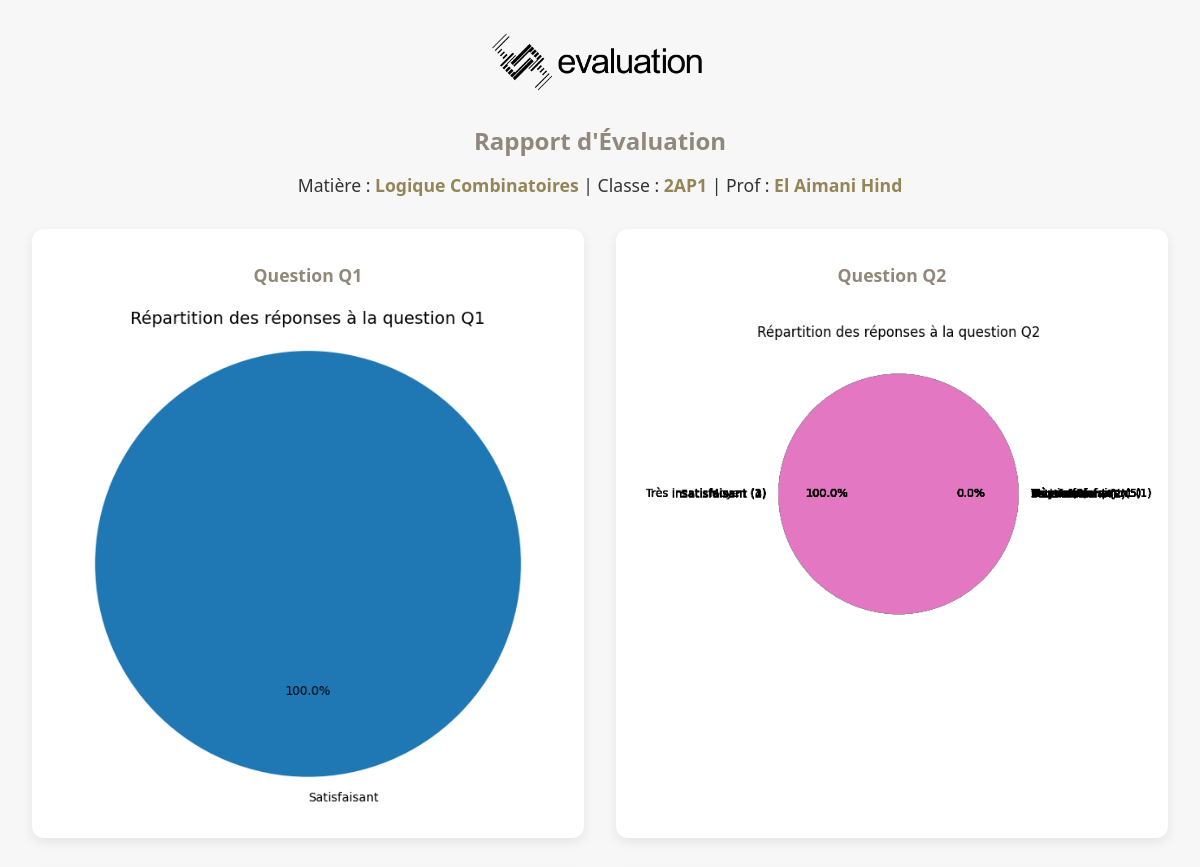
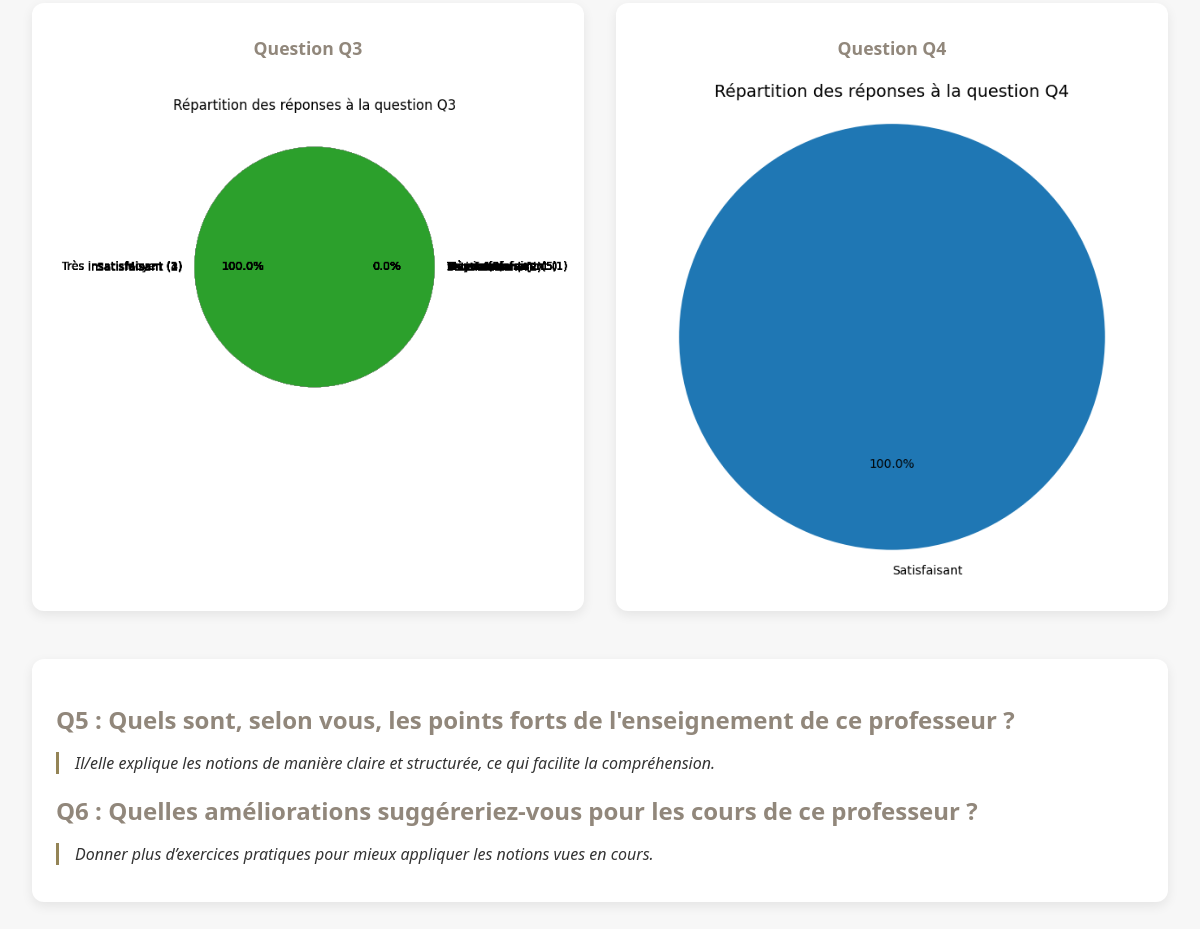
The page /rapport/1/1/3 (signed in) on the database its author committed (2 pictures, top to bottom).
### models/models.py (models this page shows)
class Subjects(db.Model):
    id=db.Column(db.Integer,primary_key=True)
    name=db.Column(db.String(1000))
    profs=db.relationship('Profs',secondary=subject_prof,back_populates='subjects',passive_deletes=True)
    classes=db.relationship('Classes',secondary=subject_classe,back_populates='subjects',passive_deletes=True)
    questionstrack=db.relationship('QuestionsTrack',back_populates='subjects',passive_deletes=True)
    school_id=db.Column(db.Integer,db.ForeignKey('schools.id'))
    schools=db.relationship('Schools',back_populates='subjects',passive_deletes=True)

class Classes(db.Model):
    id=db.Column(db.Integer,primary_key=True)
    name=db.Column(db.String(1000))
    students_nbrs=db.Column(db.Integer)
    school_id=db.Column(db.Integer,db.ForeignKey('schools.id'))
    schools=db.relationship('Schools',back_populates='classes',passive_deletes=True)
    students=db.relationship('Students',back_populates='classes',passive_deletes=True)
    subjects=db.relationship('Subjects',secondary=subject_classe,back_populates='classes',passive_deletes=True)
    eval=db.Column(db.Integer,default=0)
    questionstrack=db.relationship('QuestionsTrack',back_populates='classes',passive_deletes=True)

class Profs(db.Model):
    id=db.Column(db.Integer,primary_key=True)
    fname=db.Column(db.String(200))
    lname=db.Column(db.String(200))
    immatriculation=db.Column(db.Integer,unique=True)
    schools=db.relationship('Schools',secondary=school_prof,back_populates='profs',passive_deletes=True)
    subjects=db.relationship('Subjects',secondary=subject_prof,back_populates='profs',passive_deletes=True)
    questionstrack=db.relationship('QuestionsTrack',back_populates='profs',passive_deletes=True)

class QuestionsTrack(db.Model):
    id=db.Column(db.Integer,primary_key=True)
    student_id=db.Column(db.Integer,db.ForeignKey('students.id',ondelete="CASCADE"))
    students=db.relationship('Students',back_populates='questionstrack',passive_deletes=True)
    classe_id=db.Column(db.Integer,db.ForeignKey('classes.id',ondelete="CASCADE"))
    classes=db.relationship('Classes',back_populates='questionstrack',passive_deletes=True)
    prof_id=db.Column(db.Integer,db.ForeignKey('profs.id',ondelete="CASCADE"))
    profs=db.relationship('Profs',back_populates='questionstrack',passive_deletes=True)
    subject_id=db.Column(db.Integer,db.ForeignKey('subjects.id',ondelete="CASCADE"))
    subjects=db.relationship('Subjects',back_populates='questionstrack',passive_deletes=True)
    q1=db.Column(db.Integer)
    q2=db.Column(db.Integer)
    q3=db.Column(db.Integer)
    q4=db.Column(db.Integer)
    c1=db.Column(db.String(9000))
    c2=db.Column(db.String(9000))

### routes/classes.py (the view)
@classes_bp.route('/rapport/<int:classe_id>/<int:subject_id>/<int:prof_id>')
def rapport_details(classe_id,subject_id,prof_id):
    if 'school_username' and 'school_name' in session:
        prof=Profs.query.get(prof_id)
        classe=Classes.query.get(classe_id)
        subject=Subjects.query.get(subject_id)
        qt=QuestionsTrack.query.filter((QuestionsTrack.classe_id==classe_id)&(QuestionsTrack.subject_id==subject_id)&(QuestionsTrack.prof_id==prof_id))
        valeurs_q1=[qt.filter(QuestionsTrack.q1==1).count()
                    ,qt.filter(QuestionsTrack.q1==2).count()
                    ,qt.filter(QuestionsTrack.q1==3).count()
                    ,qt.filter(QuestionsTrack.q1==4).count()
                    ,qt.filter(QuestionsTrack.q1==5).count()]
        make_graph(valeurs_q1,1,subject_id,classe_id)
        valeurs_q2=[qt.filter(QuestionsTrack.q2==1).count()
                    ,qt.filter(QuestionsTrack.q2==2).count()
                    ,qt.filter(QuestionsTrack.q2==3).count()
                    ,qt.filter(QuestionsTrack.q2==4).count()
                    ,qt.filter(QuestionsTrack.q2==5).count()]
        make_graph(valeurs_q2,2,subject_id,classe_id)
        valeurs_q3=[qt.filter(QuestionsTrack.q3==1).count()
                    ,qt.filter(QuestionsTrack.q3==2).count()
                    ,qt.filter(QuestionsTrack.q3==3).count()
                    ,qt.filter(QuestionsTrack.q3==4).count()
                    ,qt.filter(QuestionsTrack.q3==5).count()]
        make_graph(valeurs_q3,3,subject_id,classe_id)
        valeurs_q4=[qt.filter(QuestionsTrack.q4==1).count()
                    ,qt.filter(QuestionsTrack.q4==2).count()
                    ,qt.filter(QuestionsTrack.q4==3).count()
                    ,qt.filter(QuestionsTrack.q4==4).count()
                    ,qt.filter(QuestionsTrack.q4==5).count()]
        make_graph(valeurs_q4,4,subject_id,classe_id)
        c1=qt.all()
        c2=qt.all()
        return render_template("rapport.html",c1=c1,c2=c2,classe=classe,subject=subject,classe_id=str(classe_id),subject_id=str(subject_id),prof=prof)
    else:
        return redirect(url_for("home.home"))

### utils/graphs.py (called while the page is built)
def make_graph(valeurs, qst_number, subject_id, classe_id):
    sections = [
        "Très insatisfaisant",
        "Insatisfaisant",
        "Moyen",
        "Satisfaisant",
        "Très satisfaisant"
    ]
    valeurs_non_zero = [v for v in valeurs if v > 0]
    labels_non_zero = [sections[i] for i, v in enumerate(valeurs) if v > 0]
    plt.figure(figsize=(6, 6))
    plt.pie(
        valeurs_non_zero,
        labels=labels_non_zero,
        autopct='%1.1f%%',
        startangle=90,
        textprops={'fontsize': 10}
    )
    plt.title(f"Répartition des réponses à la question Q{qst_number}", fontsize=14)
    plt.axis('equal')
    plt.tight_layout()
    plt.savefig(os.path.join(basedir, '..', 'static', 'graphs', f"q{qst_number}_{subject_id}_{classe_id}.png"))
    plt.close()

### templates/rapport.html (shortened to what this page needs)
<!DOCTYPE html>
<html lang="fr">
<head>
</head>
<body>
<main>
    <header>
        <img src="{{ url_for('static', filename='images/logo.png') }}" alt="Logo">
    </header>
    <div class="recent-orders">
        <h2>Rapport d'Évaluation</h2>
        <div class="infos">
            Matière : <strong>{{ subject.name }}</strong> | Classe : <strong>{{ classe.name }}</strong> | Prof : <strong>{{ prof.lname }} {{ prof.fname }}</strong>
        </div>
        <div class="charts-container">
            {% for i in range(1, 5) %}
            <div class="chart-box">
                <h3>Question Q{{ i }}</h3>
                <img src="{{ url_for('static', filename='graphs/q' ~ i ~ '_' ~ subject.id ~ '_' ~ classe.id ~ '.png') }}" alt="Graphique Q{{ i }}">
            </div>
            {% endfor %}
        </div>
        <div class="comments-section">
            <h2>Q5 : Quels sont, selon vous, les points forts de l'enseignement de ce professeur ?</h2>
            {% for c in c1 %}
            <p>{{ c.c1 }}</p>
            {% endfor %}
            <h2>Q6 : Quelles améliorations suggéreriez-vous pour les cours de ce professeur ?</h2>
            {% for c in c2 %}
            <p>{{ c.c2 }}</p>
            {% endfor %}
        </div>
    </div>
</main>
</body>
</html>

### templates/rapport.html (style rules this page uses)
:root { --color-primary: rgb(145, 135, 123); --color-danger: #948456; --color-success: #948456; --background-light: #f7f7f7; --text-dark: #333; }
body { margin: 0; font-family: 'Segoe UI', Tahoma, Geneva, Verdana, sans-serif; background-color: var(--background-light); color: var(--text-dark); padding: 2rem; }
header { display: flex; justify-content: center; align-items: center; margin-bottom: 2rem; }
header img { height: 60px; }
h2 { text-align: center; color: var(--color-primary); margin-bottom: 1rem; }
.recent-orders { max-width: 1200px; margin: 0 auto; }
.infos { text-align: center; margin-bottom: 2rem; font-size: 1.1rem; }
.infos strong { color: var(--color-danger); }
.charts-container { display: grid; grid-template-columns: repeat(auto-fit, minmax(380px, 1fr)); gap: 2rem; }
.chart-box { background: white; padding: 1rem; border-radius: 12px; box-shadow: 0 4px 12px rgba(0, 0, 0, 0.08); text-align: center; transition: transform 0.3s ease, box-shadow 0.3s ease; }
.chart-box h3 { margin-bottom: 10px; font-size: 1.1rem; color: var(--color-primary); }
.chart-box img { max-width: 100%; height: auto; border-radius: 8px; }
.comments-section { margin-top: 3rem; background: white; padding: 1.5rem; border-radius: 12px; box-shadow: 0 4px 12px rgba(0, 0, 0, 0.08); }
.comments-section h2 { text-align: left; color: var(--color-primary); margin-bottom: 1rem; }
.comments-section p { margin-bottom: 0.8rem; padding-left: 1rem; border-left: 3px solid var(--color-danger); font-style: italic; }

### rows shown on the page
Subjects: name "Logique Combinatoires"
Classes: name "2AP1"
Profs: lname "El Aimani", fname "Hind"
QuestionsTrack: c1 "Il/elle explique les notions de manière claire et structurée, ce qui facilite la compréhension.", c2 "Donner plus d’exercices pratiques pour mieux appliquer les notions vues en cours."

### other values the page prints
{{ i }} "1" "2" "3" "4"
